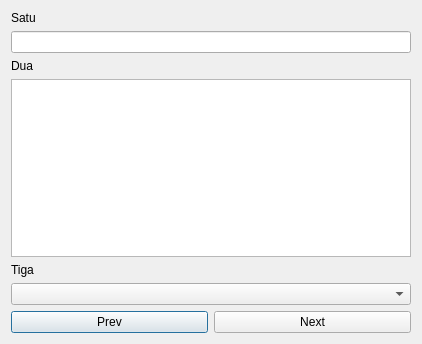
<?xml version="1.0" encoding="UTF-8"?>
<ui version="4.0">
 <class>MapData</class>
 <widget class="QDialog" name="MapData">
  <property name="geometry">
   <rect>
    <x>0</x>
    <y>0</y>
    <width>422</width>
    <height>344</height>
   </rect>
  </property>
  <property name="windowTitle">
   <string>MapData</string>
  </property>
  <layout class="QVBoxLayout" name="verticalLayout">
   <item>
    <widget class="QLabel" name="label">
     <property name="text">
      <string>Satu</string>
     </property>
    </widget>
   </item>
   <item>
    <widget class="QLineEdit" name="lineEdit"/>
   </item>
   <item>
    <widget class="QLabel" name="label_2">
     <property name="text">
      <string>Dua</string>
     </property>
    </widget>
   </item>
   <item>
    <widget class="QPlainTextEdit" name="plainTextEdit"/>
   </item>
   <item>
    <widget class="QLabel" name="label_3">
     <property name="text">
      <string>Tiga</string>
     </property>
    </widget>
   </item>
   <item>
    <widget class="QComboBox" name="comboBox"/>
   </item>
   <item>
    <layout class="QHBoxLayout" name="horizontalLayout">
     <item>
      <widget class="QPushButton" name="tmbPrev">
       <property name="text">
        <string>Prev</string>
       </property>
      </widget>
     </item>
     <item>
      <widget class="QPushButton" name="tmbNext">
       <property name="text">
        <string>Next</string>
       </property>
      </widget>
     </item>
    </layout>
   </item>
  </layout>
 </widget>
 <layoutdefault spacing="6" margin="11"/>
 <resources/>
 <connections/>
</ui>
